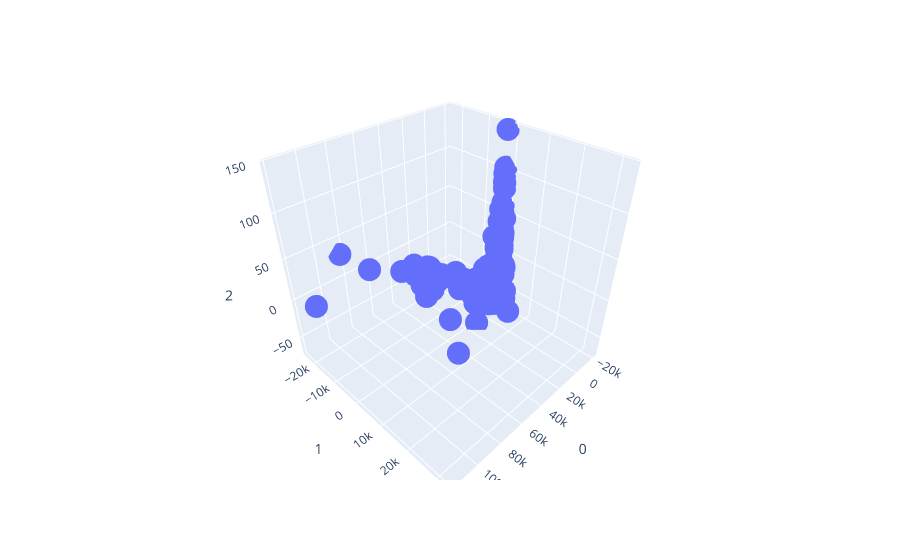

Source (notebook cell):
### Code cell
px.scatter_3d(data_frame=pda_df, x=0, y=1, z=2)

### Figure 1 — Plotly figure (JSON) as saved in the notebook; plotly's stock layout.template omitted (floating-point values rounded to 4 significant figures; data arrays with more than 128 entries replaced by an {"elided": "..."} marker saying what was removed)
{"data": [{"hovertemplate": "0=%{x}<br>1=%{y}<br>2=%{z}<extra></extra>", "legendgroup": "", "marker": {"color": "#636efa", "symbol": "circle"}, "mode": "markers", "name": "", "scene": "scene", "showlegend": false, "type": "scatter3d", "x": {"elided": "167 float values"}, "y": {"elided": "167 float values"}, "z": {"elided": "167 float values"}}], "layout": {"legend": {"tracegroupgap": 0}, "margin": {"t": 60}, "scene": {"domain": {"x": [0, 1], "y": [0, 1]}, "xaxis": {"title": {"text": "0"}}, "yaxis": {"title": {"text": "1"}}, "zaxis": {"title": {"text": "2"}}}}}
